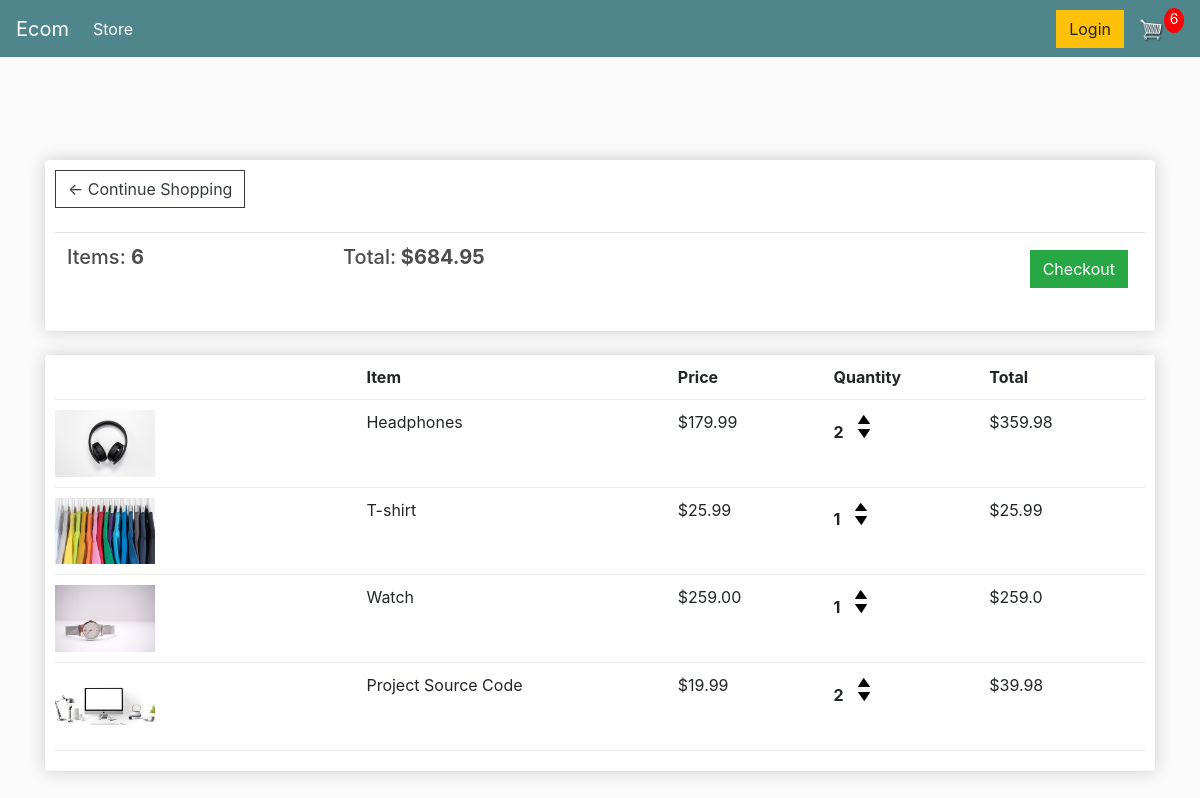
/cart/ (signed in), run on an earlier commit of the app's database.
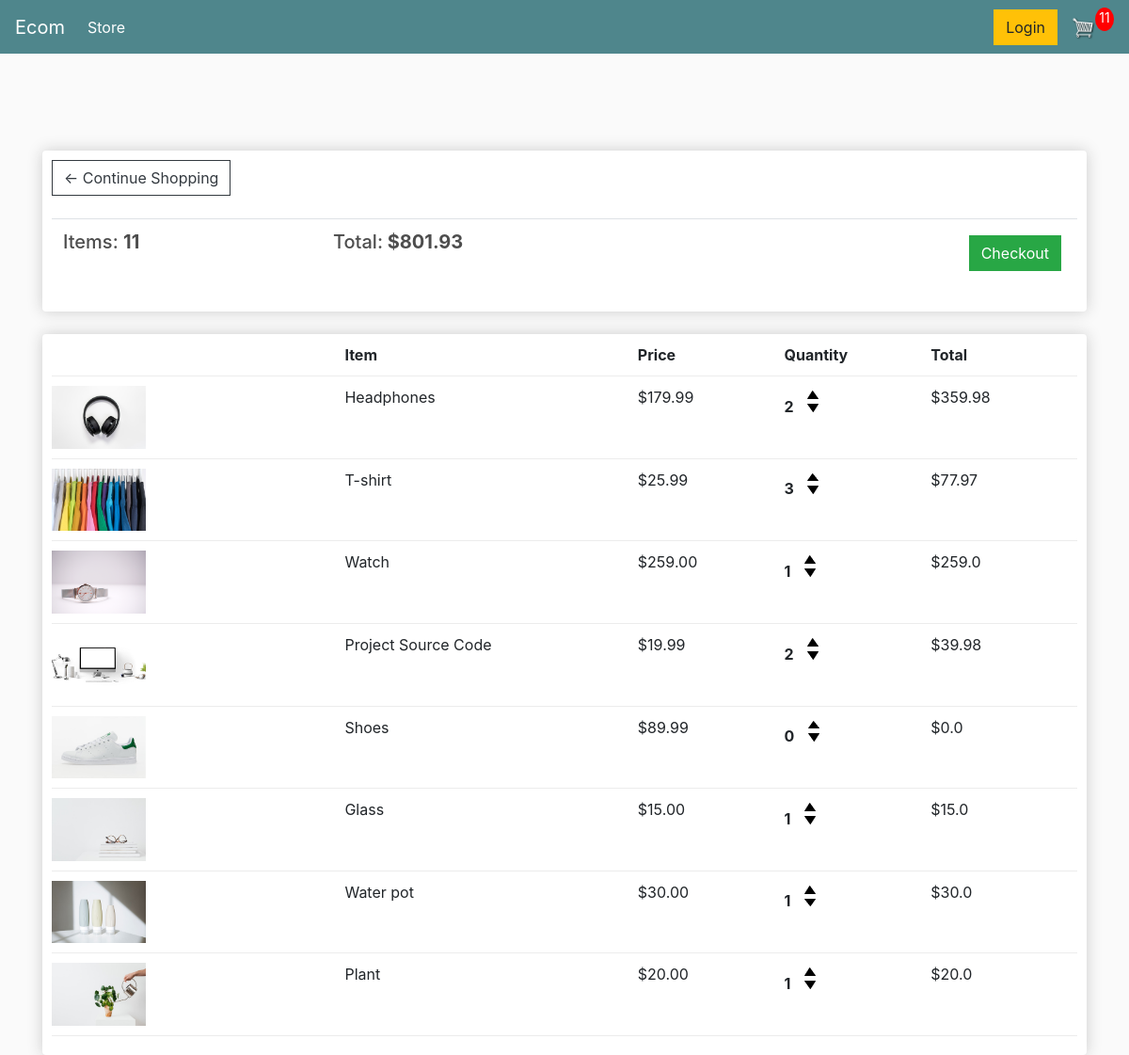
And on a later commit of the database.
### store/models.py (models this page shows, shortened)
class Order(models.Model):
    customer = models.ForeignKey(Customer, on_delete=models.SET_NULL, blank=True, null=True)
    date_added = models.DateTimeField(auto_now_add=True)
    complete = models.BooleanField(default=False, null=True, blank=False)
    transaction_id = models.CharField(max_length=300, null=True)
    @property
    def get_cart_total(self):
        orderitems = self.orderitem_set.all()
        total = sum([item.get_total for item in orderitems])
        return total
    @property
    def get_cart_items(self):
        orderitems = self.orderitem_set.all()
        total = sum([item.quantity for item in orderitems])
        return total

class OrderItem(models.Model):
    product = models.ForeignKey(Product, on_delete=models.SET_NULL, null=True)
    order = models.ForeignKey(Order, on_delete=models.SET_NULL, null=True)
    quantity = models.IntegerField(default=0, null=True, blank=True)
    date_added = models.DateTimeField(auto_now_add=True)
    @property
    def get_total(self):
        total = self.product.price * self.quantity
        return total

class Product(models.Model):
    name = models.CharField(max_length=300, null=True)
    price = models.FloatField()
    digital = models.BooleanField(default=False, null=True, blank=False)
    image = models.ImageField(null=True, blank=True)
    @property
    def imageUrl(self):
        try:
            url = self.image.url
        except:
            url = ''
        return url

### store/views.py (the view)
# urls.py: path('cart/', views.cart, name='cart'),
def cart(request):
    if request.user.is_authenticated:
        customer = request.user.customer
        order, create = Order.objects.get_or_create(customer=customer, complete=False)
        items = order.orderitem_set.all()
        cartItems = order.get_cart_items
    else:
        items = []
        order = {'get_cart_total': 0, 'get_cart_items': 0 }
        cartItems = order.get_cart_items
    context = {'items': items, 'order': order, 'cartItems': cartItems}
    return render(request, 'store/cart.html', context)

### store/templates/store/cart.html (shortened to what this page needs)
{% extends 'store/main.html' %}
{% load static %}
{% block content %}
    <div class="row">
        <div class="col-lg-12">
            <div class="box-element">
                <a class="btn btn-outline-dark" href="{% url 'store' %}">&#x2190; Continue Shopping</a>
                <br>
                <br>
                <table class="table">
                    <tr>
                        <th><h5>Items: <strong>{{ order.get_cart_items }}</strong></h5></th>
                        <th><h5>Total:<strong> ${{ order.get_cart_total | floatformat:2 }}</strong></h5></th>
                        <th>
                            <a style="float:right; margin:5px;" class="btn btn-success" href="{% url 'checkout' %}">Checkout</a>
                        </th>
                    </tr>
                </table>
            </div>
            <br>
            <div class="box-element">
                <div class="cart-row">
                    <div style="flex:2"></div>
                    <div style="flex:2"><strong>Item</strong></div>
                    <div style="flex:1"><strong>Price</strong></div>
                    <div style="flex:1"><strong>Quantity</strong></div>
                    <div style="flex:1"><strong>Total</strong></div>
                </div>
                {% for item in items %}
                    <div class="cart-row">
                        <div style="flex:2"><img class="row-image" src="{{ item.product.imageUrl }}"></div>
                        <div style="flex:2"><p>{{ item.product.name }}</p></div>
                        <div style="flex:1"><p>${{ item.product.price | floatformat:2 }}</p></div>
                        <div style="flex:1">
                            <p class="quantity">{{ item.quantity }}</p>
                            <div class="quantity">
                                <img data-product={{ item.product.id }} data-action="add" class="chg-quantity update-cart" src="{% static  'img/arrow-up.png' %}">
                                <img data-product={{ item.product.id }} data-action="remove" class="chg-quantity update-cart" src="{% static  'img/arrow-down.png' %}">
                            </div>
                        </div>
                        <div style="flex:1"><p>${{ item.get_total }}</p></div>
                    </div>
                {% endfor %}
            </div>
        </div>
    </div>
{% endblock content %}

### store/templates/store/main.html (shortened to what this page needs)
<!doctype html>
{% load static %}
<html lang="en">
<head>
    <link rel="stylesheet" href="https://maxcdn.bootstrapcdn.com/bootstrap/4.0.0/css/bootstrap.min.css"
>
    <link rel="stylesheet" href="{% static 'css/main.css' %}">
</head>
<body>
<nav class="navbar navbar-expand-lg navbar-dark bg-dark">
    <a class="navbar-brand" href="{% url 'store' %}">Ecom</a>
    <div class="collapse navbar-collapse" id="navbarSupportedContent">
        <ul class="navbar-nav mr-auto">
            <li class="nav-item active">
                <a class="nav-link" href="{% url 'store' %}">Store <span class="sr-only">(current)</span></a>
            </li>
        </ul>
        <div class="form-inline my-2 my-lg-0">
            <a href="#" class="btn btn-warning">Login</a>
            <a href="{% url 'cart' %}">
                <img id="cart-icon" src="{% static 'img/cart.png' %}">
            </a>
            <p id="cart-total">{{ cartItems }}</p>
        </div>
    </div>
</nav>
<div class="container">
    {% block content %}
    {% endblock content %}
</div>
</body>
</html>

### static/css/main.css (style rules this page uses)
body { background-color: hsl(0, 0%, 98%); }
.container { padding-top: 150px; }
.navbar { margin-bottom: 100px; position: fixed; top: 0; left: 0; right: 0; z-index: 5; }
h1,h2,h3,h4,h5,h6 { color:hsl(0, 0%, 30%); }
.box-element { box-shadow:hsl(0, 0%, 80%) 0 0 16px; background-color: #fff; border-radius: 4px; padding: 10px; }
.bg-dark { background-color: #4f868c!important; }
#cart-icon { width:25px; display: inline-block; margin-left: 15px; }
#cart-total { display: block; text-align: center; color:#fff; background-color: red; width: 20px; height: 25px; border-radius: 50%; font-size: 14px; }
.col-lg-4, .col-lg-6, .col-lg-8, .col-lg-12 { margin-top: 10px; }
.btn { border-radius: 0; }
.row-image { width: 100px; }
.cart-row { display: flex; padding-bottom: 10px; margin-bottom: 10px; border-bottom: 1px solid #ececec; }
.quantity { display: inline-block; font-weight: 700; padding-right:10px; }
.chg-quantity { width: 12px; cursor: pointer; display: block; margin-top: 5px; transition:.1s; }

What changed in the data, as far as the page shows it:
changed through a linked row, Order: get_cart_items "6" → "11"; get_cart_total "684.95" → "801.93"
changed OrderItem "T-shirt": quantity "1" → "3"; get_total "25.99" → "77.97"
added OrderItem: product.imageUrl (picture), product.name "Shoes", product.price "89.99", quantity "0", get_total "0.0"
added OrderItem: product.imageUrl (picture), product.name "Glass", product.price "15.00", quantity "1", get_total "15.0"
added OrderItem: product.imageUrl (picture), product.name "Water pot", product.price "30.00", quantity "1", get_total "30.0"
added OrderItem: product.imageUrl (picture), product.name "Plant", product.price "20.00", quantity "1", get_total "20.0"
Also different on the page:
{{ cartItems }}: "6" → "11"
